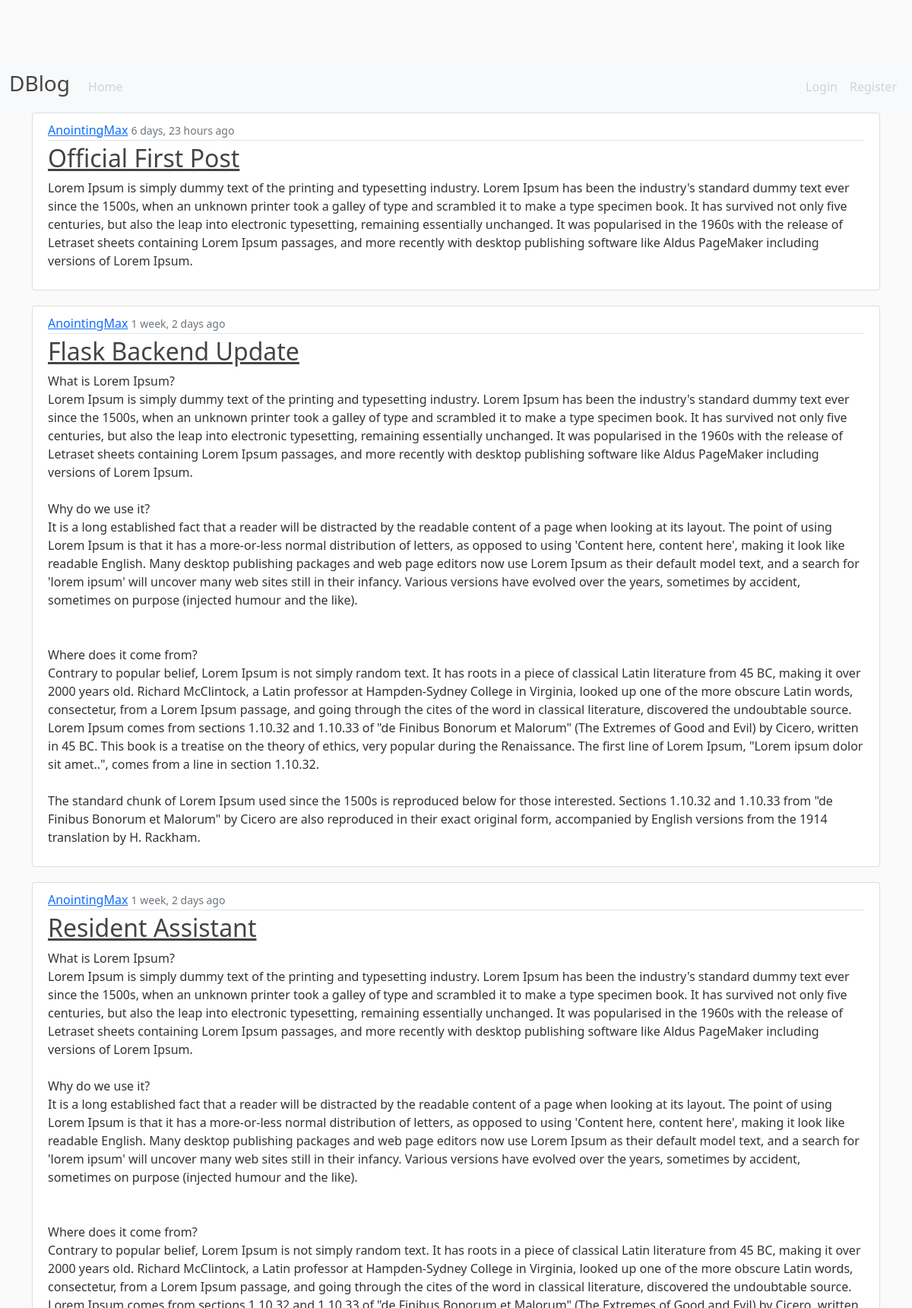
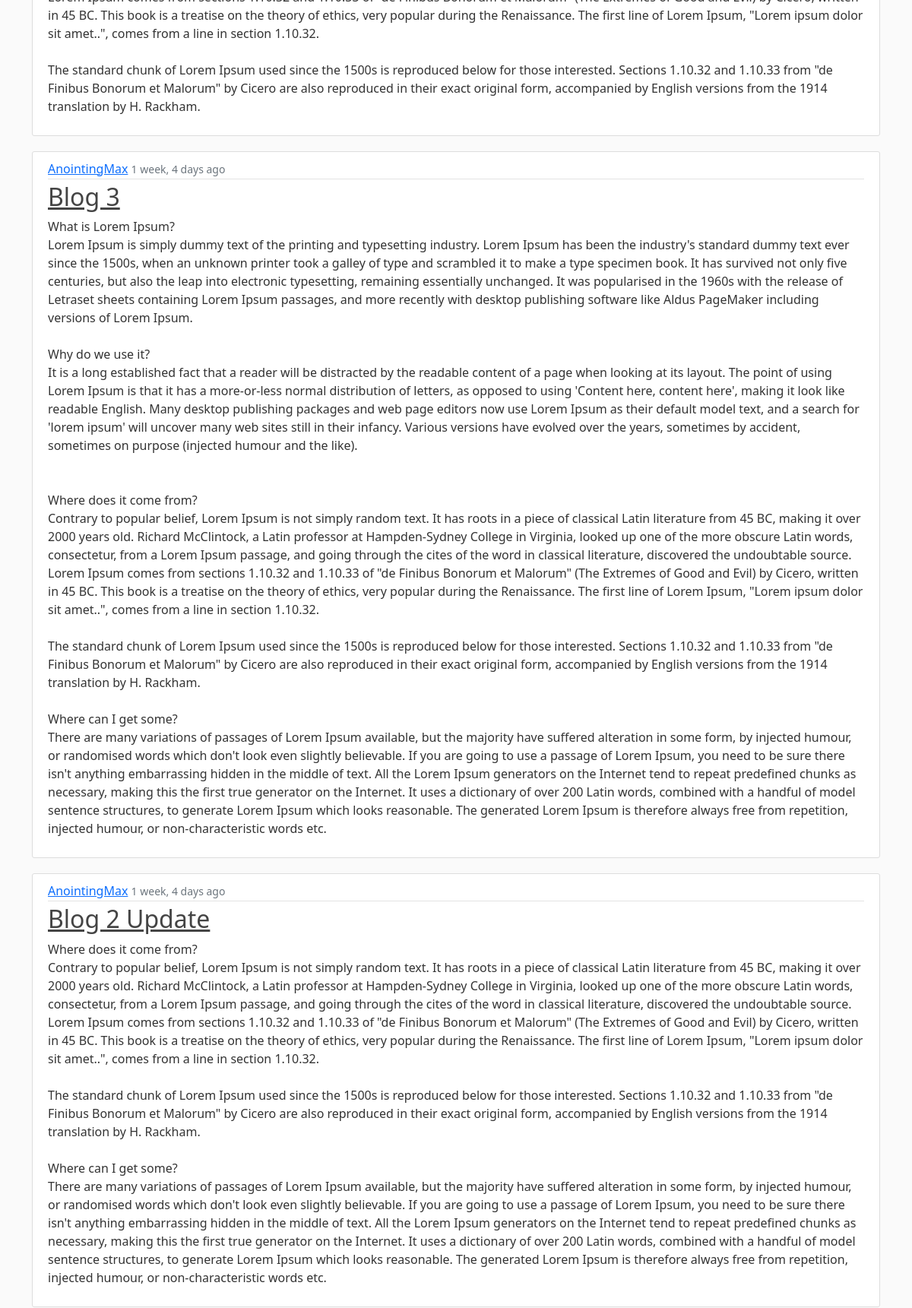
The page / (upper part) on the database its author committed (2 pictures, top to bottom).
### BlogApp/models.py (models this page shows, shortened)
class BaseModel(models.Model):
    content = models.TextField()
    date_posted = models.DateTimeField(default=timezone.now)
    video = models.FileField(upload_to="videos/", null=True, blank=True)
    image = models.ImageField(upload_to="images/", null=True, blank=True)
    class Meta:
        abstract = True

class Post(BaseModel):
    title = models.CharField(max_length=100)
    author = models.ForeignKey(User, on_delete=models.CASCADE)
    likes = models.ManyToManyField(
        User, related_name='blogpost_like', blank=True,)
    class Meta:
        ordering = ['-date_posted']

### BlogApp/views.py (the view)
# urls.py: path('', views.home, name="blogapp-home"),
def home(request):
    posts = Post.objects.all()
    return render(request, "BlogApp/home.html", {"posts": posts})

### BlogApp/templates/BlogApp/home.html
{% extends "BlogApp/template.html" %} {% block content %} {% for post in posts%}
<article class="media content-section">
  <div class="media-body">
    <div class="article-metadata">
      <a class="mr-2" href="#">{{ post.author.username }}</a>
      <small class="text-muted">{{ post.date_posted|timesince }} ago</small>
    </div>
    <h2>
      <a class="article-title" href="{% url 'post-detail' post.id %}">
        {{ post.title }}
      </a>
    </h2>
    <p class="article-content">{{ post.content }}</p>
  </div>
</article>
{% endfor %} {% endblock %}

### BlogApp/templates/BlogApp/template.html (shortened to what this page needs)
{% load static %}
<!DOCTYPE html>
<html lang="en">
  <head>
    <link href="https://cdn.jsdelivr.net/npm/bootstrap@5.0.2/dist/css/bootstrap.min.css" rel="stylesheet"
 />
    <link rel="stylesheet" href="{% static 'BlogApp/main.css' %}" />
  </head>
  <body>
    <header class="site-header">
      <nav class="navbar navbar-expand-lg navbar-light bg-light">
        <div class="container-fluid">
          <a class="navbar-brand" href="{% url 'blogapp-home' %}">
            <h3>DBlog</h3>
          </a>
          <div class="collapse navbar-collapse" id="navbarSupportedContent">
            <div class="d-flex w-100 justify-content-between">
              <ul class="navbar-nav mb-2 mb-lg-0">
                <li class="nav-item">
                  <a class="nav-link" aria-current="page" href="{% url 'blogapp-home' %}">Home</a>
                </li>
              </ul>
              {% if user.is_authenticated %}
              <div class="d-flex">
                <ul class="navbar-nav mb-2 mb-lg-0">
                  <li class="nav-item">
                    <a class="nav-link" aria-current="page" href="{% url 'post-create' %}">New Post</a>
                  </li>
                  <li class="nav-item">
                    <a class="nav-link" aria-current="page" href="{% url 'logout' %}">Logout</a>
                  </li>
                </ul>
                <a href="{% url 'user-detail' %}" style="margin-left: 10px"><img src="{{user.profile.image.url}}"
                    class="rounded-circle ml-4" style="width: 50px; height: 50px" /></a>
              </div>
              {% else %}
              <div class="d-flex justify-content-end mr-5">
                <ul class="navbar-nav me-auto mb-2 mb-lg-0">
                  <li class="nav-item">
                    <a class="nav-link" aria-current="page" href="{% url 'login' %}">Login</a>
                  </li>
                  <li class="nav-item">
                    <a class="nav-link" aria-current="page" href="{% url 'register' %}">Register</a>
                  </li>
                </ul>
              </div>
              {% endif %}
            </div>
          </div>
        </div>
      </nav>
    </header>
    <div class="container">
       {% block content %} {% endblock %}
    </div>
  </body>
</html>

### BlogApp/static/BlogApp/main.css (style rules this page uses)
body { background: #fafafa; color: #333333; margin-top: 5rem; }
h1, h2, h3, h4, h5, h6 { color: #444444; }
.site-header .navbar-nav .nav-link { color: #cbd5db; }
.content-section { background: #ffffff; padding: 10px 20px; border: 1px solid #dddddd; border-radius: 3px; margin-bottom: 20px; }
.article-title { color: #444444; }
.article-content { white-space: pre-line; }
.article-metadata { padding-bottom: 1px; margin-bottom: 4px; border-bottom: 1px solid #e3e3e3 }

### rows shown on the page
Post: author.username "AnointingMax", date_posted "6 days, 23 hours", title "Official First Post", content "Lorem Ipsum is simply dummy text of the printing and typesetting industry. Lorem Ipsum has been the industry's standard dummy text ever since the 1500s, when an unknown printer took a galley of type and scrambled it to make a type specimen book. It has survived not only five centuries, but also the leap into electronic typesetting, remaining essentially unchanged. It was popularised in the 1960s with the release of Letraset sheets containing Lorem Ipsum passages, and more recently with desktop publishing software like Aldus PageMaker including versions of Lorem Ipsum."
Post: author.username "AnointingMax", date_posted "1 week, 2 days", title "Flask Backend Update", content "What is Lorem Ipsum? Lorem Ipsum is simply dummy text of the printing and typesetting industry. Lorem Ipsum has been the industry's standard dummy text ever since the 1500s, when an unknown printer took a galley of type and scrambled it to make a type specimen book. It has survived not only five centuries, but also the leap into electronic typesetting, remaining essentially unchanged. It was popularised in the 1960s with the release of Letraset sheets containing Lorem Ipsum passages, and more recently with desktop publishing software like Aldus PageMaker including versions of Lorem Ipsum. Why do we use it? It is a long established fact that a reader will be distracted by the readable…"
Post: author.username "AnointingMax", date_posted "1 week, 2 days", title "Resident Assistant", content "What is Lorem Ipsum? Lorem Ipsum is simply dummy text of the printing and typesetting industry. Lorem Ipsum has been the industry's standard dummy text ever since the 1500s, when an unknown printer took a galley of type and scrambled it to make a type specimen book. It has survived not only five centuries, but also the leap into electronic typesetting, remaining essentially unchanged. It was popularised in the 1960s with the release of Letraset sheets containing Lorem Ipsum passages, and more recently with desktop publishing software like Aldus PageMaker including versions of Lorem Ipsum. Why do we use it? It is a long established fact that a reader will be distracted by the readable…"
Post: author.username "AnointingMax", date_posted "1 week, 4 days", title "Blog 3", content "What is Lorem Ipsum? Lorem Ipsum is simply dummy text of the printing and typesetting industry. Lorem Ipsum has been the industry's standard dummy text ever since the 1500s, when an unknown printer took a galley of type and scrambled it to make a type specimen book. It has survived not only five centuries, but also the leap into electronic typesetting, remaining essentially unchanged. It was popularised in the 1960s with the release of Letraset sheets containing Lorem Ipsum passages, and more recently with desktop publishing software like Aldus PageMaker including versions of Lorem Ipsum. Why do we use it? It is a long established fact that a reader will be distracted by the readable…"
Post: author.username "AnointingMax", date_posted "1 week, 4 days", title "Blog 2 Update", content "Where does it come from? Contrary to popular belief, Lorem Ipsum is not simply random text. It has roots in a piece of classical Latin literature from 45 BC, making it over 2000 years old. Richard McClintock, a Latin professor at Hampden-Sydney College in Virginia, looked up one of the more obscure Latin words, consectetur, from a Lorem Ipsum passage, and going through the cites of the word in classical literature, discovered the undoubtable source. Lorem Ipsum comes from sections 1.10.32 and 1.10.33 of \"de Finibus Bonorum et Malorum\" (The Extremes of Good and Evil) by Cicero, written in 45 BC. This book is a treatise on the theory of ethics, very popular during the Renaissance. The first…"
